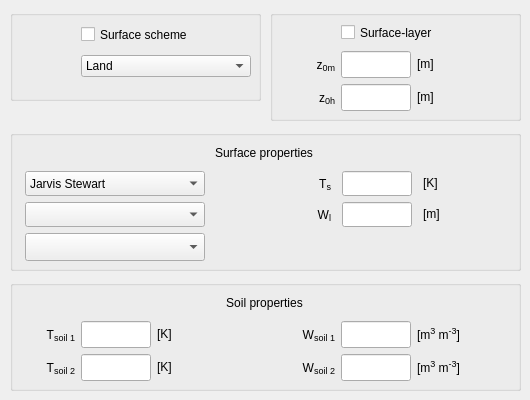
    <widget class="QWidget" name="surfaceTab">
     <attribute name="title">
      <string>Surface</string>
     </attribute>
     <widget class="QGroupBox" name="surface_heat_group">
      <property name="geometry">
       <rect>
        <x>10</x>
        <y>10</y>
        <width>251</width>
        <height>91</height>
       </rect>
      </property>
      <property name="title">
       <string/>
      </property>
      <widget class="QWidget" name="gridLayoutWidget_15">
       <property name="geometry">
        <rect>
         <x>10</x>
         <y>10</y>
         <width>231</width>
         <height>61</height>
        </rect>
       </property>
       <layout class="QGridLayout" name="surface_heat_grid" columnminimumwidth="10,90,0">
        <property name="sizeConstraint">
         <enum>QLayout::SetMinimumSize</enum>
        </property>
        <item row="0" column="1" colspan="2">
         <widget class="QCheckBox" name="sw_ls">
          <property name="minimumSize">
           <size>
            <width>0</width>
            <height>25</height>
           </size>
          </property>
          <property name="toolTip">
           <string>land surface switch</string>
          </property>
          <property name="text">
           <string>Surface scheme</string>
          </property>
         </widget>
        </item>
        <item row="1" column="1" colspan="2">
         <widget class="QComboBox" name="sw_sea">
          <item>
           <property name="text">
            <string>Land</string>
           </property>
          </item>
          <item>
           <property name="text">
            <string>Sea</string>
           </property>
          </item>
         </widget>
        </item>
        <item row="1" column="0">
         <widget class="QLabel" name="unitlabel_surface_Ts_3">
          <property name="sizePolicy">
           <sizepolicy hsizetype="Fixed" vsizetype="Preferred">
            <horstretch>0</horstretch>
            <verstretch>0</verstretch>
           </sizepolicy>
          </property>
          <property name="minimumSize">
           <size>
            <width>55</width>
            <height>0</height>
           </size>
          </property>
          <property name="maximumSize">
           <size>
            <width>55</width>
            <height>16777215</height>
           </size>
          </property>
          <property name="toolTip">
           <string/>
          </property>
          <property name="text">
           <string/>
          </property>
          <property name="alignment">
           <set>Qt::AlignLeading|Qt::AlignLeft|Qt::AlignVCenter</set>
          </property>
         </widget>
        </item>
       </layout>
      </widget>
     </widget>
     <widget class="QGroupBox" name="surface_properties_group">
      <property name="geometry">
       <rect>
        <x>10</x>
        <y>130</y>
        <width>511</width>
        <height>141</height>
       </rect>
      </property>
      <property name="title">
       <string/>
      </property>
      <widget class="QWidget" name="gridLayoutWidget_21">
       <property name="geometry">
        <rect>
         <x>10</x>
         <y>10</y>
         <width>491</width>
         <height>121</height>
        </rect>
       </property>
       <layout class="QGridLayout" name="surface_moisture_grid_2" columnminimumwidth="180,85,0,80">
        <property name="sizeConstraint">
         <enum>QLayout::SetMinimumSize</enum>
        </property>
        <item row="0" column="0" colspan="4">
         <widget class="QLabel" name="label_surface_variables_2">
          <property name="minimumSize">
           <size>
            <width>0</width>
            <height>25</height>
           </size>
          </property>
          <property name="maximumSize">
           <size>
            <width>16777215</width>
            <height>25</height>
           </size>
          </property>
          <property name="text">
           <string>Surface properties</string>
          </property>
          <property name="alignment">
           <set>Qt::AlignCenter</set>
          </property>
         </widget>
        </item>
        <item row="3" column="0">
         <widget class="QComboBox" name="input_soil_soiltypes">
          <property name="sizePolicy">
           <sizepolicy hsizetype="Fixed" vsizetype="Preferred">
            <horstretch>0</horstretch>
            <verstretch>0</verstretch>
           </sizepolicy>
          </property>
          <property name="minimumSize">
           <size>
            <width>180</width>
            <height>0</height>
           </size>
          </property>
         </widget>
        </item>
        <item row="2" column="0">
         <widget class="QComboBox" name="input_surface_surfacetypes">
          <property name="sizePolicy">
           <sizepolicy hsizetype="Fixed" vsizetype="Preferred">
            <horstretch>0</horstretch>
            <verstretch>0</verstretch>
           </sizepolicy>
          </property>
          <property name="minimumSize">
           <size>
            <width>180</width>
            <height>0</height>
           </size>
          </property>
         </widget>
        </item>
        <item row="1" column="0">
         <widget class="QComboBox" name="sw_jarvis">
          <property name="sizePolicy">
           <sizepolicy hsizetype="Fixed" vsizetype="Preferred">
            <horstretch>0</horstretch>
            <verstretch>0</verstretch>
           </sizepolicy>
          </property>
          <property name="minimumSize">
           <size>
            <width>180</width>
            <height>0</height>
           </size>
          </property>
          <property name="toolTip">
           <string>Surface resistance model</string>
          </property>
          <item>
           <property name="text">
            <string>Jarvis Stewart</string>
           </property>
          </item>
          <item>
           <property name="text">
            <string>A-Gs (plant phys.)</string>
           </property>
          </item>
         </widget>
        </item>
        <item row="1" column="1">
         <widget class="QLabel" name="label_surface_Ts">
          <property name="sizePolicy">
           <sizepolicy hsizetype="Fixed" vsizetype="Preferred">
            <horstretch>0</horstretch>
            <verstretch>0</verstretch>
           </sizepolicy>
          </property>
          <property name="minimumSize">
           <size>
            <width>115</width>
            <height>0</height>
           </size>
          </property>
          <property name="toolTip">
           <string/>
          </property>
          <property name="text">
           <string>&lt;html&gt;T&lt;span style=&quot; font-size:14px; vertical-align:sub;&quot;&gt;s&lt;/span&gt;&lt;/html&gt;</string>
          </property>
          <property name="alignment">
           <set>Qt::AlignRight|Qt::AlignTrailing|Qt::AlignVCenter</set>
          </property>
         </widget>
        </item>
        <item row="1" column="2">
         <widget class="QLineEdit" name="input_surface_Ts">
          <property name="sizePolicy">
           <sizepolicy hsizetype="Fixed" vsizetype="Expanding">
            <horstretch>0</horstretch>
            <verstretch>0</verstretch>
           </sizepolicy>
          </property>
          <property name="minimumSize">
           <size>
            <width>70</width>
            <height>0</height>
           </size>
          </property>
          <property name="maximumSize">
           <size>
            <width>70</width>
            <height>16777215</height>
           </size>
          </property>
          <property name="toolTip">
           <string>initial surface temperature</string>
          </property>
          <property name="alignment">
           <set>Qt::AlignRight|Qt::AlignTrailing|Qt::AlignVCenter</set>
          </property>
         </widget>
        </item>
        <item row="1" column="3">
         <widget class="QLabel" name="unitlabel_surface_Ts">
          <property name="toolTip">
           <string/>
          </property>
          <property name="text">
           <string>&lt;html&gt;[K]&lt;/html&gt;</string>
          </property>
          <property name="alignment">
           <set>Qt::AlignLeading|Qt::AlignLeft|Qt::AlignVCenter</set>
          </property>
         </widget>
        </item>
        <item row="2" column="1">
         <widget class="QLabel" name="label_surface_Wl">
          <property name="toolTip">
           <string/>
          </property>
          <property name="text">
           <string>&lt;html&gt;W&lt;span style=&quot; font-size:14px; vertical-align:sub;&quot;&gt;l&lt;/span&gt;&lt;/html&gt;</string>
          </property>
          <property name="alignment">
           <set>Qt::AlignRight|Qt::AlignTrailing|Qt::AlignVCenter</set>
          </property>
         </widget>
        </item>
        <item row="2" column="2">
         <widget class="QLineEdit" name="input_surface_Wl">
          <property name="sizePolicy">
           <sizepolicy hsizetype="Fixed" vsizetype="Expanding">
            <horstretch>0</horstretch>
            <verstretch>0</verstretch>
           </sizepolicy>
          </property>
          <property name="minimumSize">
           <size>
            <width>70</width>
            <height>0</height>
           </size>
          </property>
          <property name="maximumSize">
           <size>
            <width>70</width>
            <height>16777215</height>
           </size>
          </property>
          <property name="toolTip">
           <string>equivalent water layer depth for wet vegetation</string>
          </property>
          <property name="alignment">
           <set>Qt::AlignRight|Qt::AlignTrailing|Qt::AlignVCenter</set>
          </property>
         </widget>
        </item>
        <item row="2" column="3">
         <widget class="QLabel" name="unitlabel_surface_Wl">
          <property name="toolTip">
           <string/>
          </property>
          <property name="text">
           <string>&lt;html&gt;[m]&lt;/html&gt;</string>
          </property>
          <property name="alignment">
           <set>Qt::AlignLeading|Qt::AlignLeft|Qt::AlignVCenter</set>
          </property>
         </widget>
        </item>
        <item row="3" column="1">
         <widget class="QLabel" name="label_surface_Wl_2">
          <property name="minimumSize">
           <size>
            <width>0</width>
            <height>28</height>
           </size>
          </property>
          <property name="toolTip">
           <string/>
          </property>
          <property name="text">
           <string/>
          </property>
          <property name="alignment">
           <set>Qt::AlignRight|Qt::AlignTrailing|Qt::AlignVCenter</set>
          </property>
         </widget>
        </item>
       </layout>
      </widget>
     </widget>
     <widget class="QGroupBox" name="surfacelayer_group">
      <property name="geometry">
       <rect>
        <x>270</x>
        <y>10</y>
        <width>251</width>
        <height>111</height>
       </rect>
      </property>
      <property name="title">
       <string/>
      </property>
      <widget class="QWidget" name="gridLayoutWidget_12">
       <property name="geometry">
        <rect>
         <x>10</x>
         <y>10</y>
         <width>241</width>
         <height>91</height>
        </rect>
       </property>
       <layout class="QGridLayout" name="surfacelayer_grid" columnminimumwidth="50,0,80">
        <property name="sizeConstraint">
         <enum>QLayout::SetMinimumSize</enum>
        </property>
        <item row="1" column="2">
         <widget class="QLabel" name="unitlabel_surfacelayer_z0m">
          <property name="toolTip">
           <string/>
          </property>
          <property name="text">
           <string>&lt;html&gt;[m]&lt;/html&gt;</string>
          </property>
          <property name="alignment">
           <set>Qt::AlignLeading|Qt::AlignLeft|Qt::AlignVCenter</set>
          </property>
         </widget>
        </item>
        <item row="1" column="1">
         <widget class="QLineEdit" name="input_surfacelayer_z0m">
          <property name="sizePolicy">
           <sizepolicy hsizetype="Fixed" vsizetype="Expanding">
            <horstretch>0</horstretch>
            <verstretch>0</verstretch>
           </sizepolicy>
          </property>
          <property name="minimumSize">
           <size>
            <width>70</width>
            <height>0</height>
           </size>
          </property>
          <property name="maximumSize">
           <size>
            <width>70</width>
            <height>16777215</height>
           </size>
          </property>
          <property name="toolTip">
           <string>roughness length for momentum</string>
          </property>
          <property name="alignment">
           <set>Qt::AlignRight|Qt::AlignTrailing|Qt::AlignVCenter</set>
          </property>
         </widget>
        </item>
        <item row="1" column="0">
         <widget class="QLabel" name="label_surfacelayer_z0m">
          <property name="sizePolicy">
           <sizepolicy hsizetype="Fixed" vsizetype="Preferred">
            <horstretch>0</horstretch>
            <verstretch>0</verstretch>
           </sizepolicy>
          </property>
          <property name="minimumSize">
           <size>
            <width>55</width>
            <height>0</height>
           </size>
          </property>
          <property name="maximumSize">
           <size>
            <width>55</width>
            <height>16777215</height>
           </size>
          </property>
          <property name="toolTip">
           <string/>
          </property>
          <property name="text">
           <string>&lt;html&gt;z&lt;span style=&quot; font-size:14px; vertical-align:sub;&quot;&gt;0m&lt;/span&gt;&lt;/html&gt;</string>
          </property>
          <property name="alignment">
           <set>Qt::AlignRight|Qt::AlignTrailing|Qt::AlignVCenter</set>
          </property>
         </widget>
        </item>
        <item row="0" column="1" colspan="2">
         <widget class="QCheckBox" name="sw_sl">
          <property name="minimumSize">
           <size>
            <width>0</width>
            <height>25</height>
           </size>
          </property>
          <property name="toolTip">
           <string>surface-layer switch</string>
          </property>
          <property name="text">
           <string>Surface-layer</string>
          </property>
         </widget>
        </item>
        <item row="2" column="2">
         <widget class="QLabel" name="unitlabel_surfacelayer_z0h">
          <property name="toolTip">
           <string/>
          </property>
          <property name="text">
           <string>&lt;html&gt;[m]&lt;/html&gt;</string>
          </property>
          <property name="alignment">
           <set>Qt::AlignLeading|Qt::AlignLeft|Qt::AlignVCenter</set>
          </property>
         </widget>
        </item>
        <item row="2" column="1">
         <widget class="QLineEdit" name="input_surfacelayer_z0h">
          <property name="sizePolicy">
           <sizepolicy hsizetype="Fixed" vsizetype="Expanding">
            <horstretch>0</horstretch>
            <verstretch>0</verstretch>
           </sizepolicy>
          </property>
          <property name="minimumSize">
           <size>
            <width>70</width>
            <height>0</height>
           </size>
          </property>
          <property name="maximumSize">
           <size>
            <width>70</width>
            <height>16777215</height>
           </size>
          </property>
          <property name="toolTip">
           <string>roughness length for scalars</string>
          </property>
          <property name="alignment">
           <set>Qt::AlignRight|Qt::AlignTrailing|Qt::AlignVCenter</set>
          </property>
         </widget>
        </item>
        <item row="2" column="0">
         <widget class="QLabel" name="label_surfacelayer_z0h">
          <property name="sizePolicy">
           <sizepolicy hsizetype="Fixed" vsizetype="Preferred">
            <horstretch>0</horstretch>
            <verstretch>0</verstretch>
           </sizepolicy>
          </property>
          <property name="minimumSize">
           <size>
            <width>55</width>
            <height>0</height>
           </size>
          </property>
          <property name="maximumSize">
           <size>
            <width>55</width>
            <height>16777215</height>
           </size>
          </property>
          <property name="toolTip">
           <string/>
          </property>
          <property name="text">
           <string>&lt;html&gt;z&lt;span style=&quot; font-size:14px; vertical-align:sub;&quot;&gt;0h&lt;/span&gt;&lt;/html&gt;</string>
          </property>
          <property name="alignment">
           <set>Qt::AlignRight|Qt::AlignTrailing|Qt::AlignVCenter</set>
          </property>
         </widget>
        </item>
       </layout>
      </widget>
     </widget>
     <widget class="QGroupBox" name="soil_properties_group">
      <property name="geometry">
       <rect>
        <x>10</x>
        <y>280</y>
        <width>511</width>
        <height>111</height>
       </rect>
      </property>
      <property name="title">
       <string/>
      </property>
      <widget class="QWidget" name="gridLayoutWidget_9">
       <property name="geometry">
        <rect>
         <x>10</x>
         <y>10</y>
         <width>231</width>
         <height>91</height>
        </rect>
       </property>
       <layout class="QGridLayout" name="soil_heat_grid" columnminimumwidth="50,0,60">
        <property name="sizeConstraint">
         <enum>QLayout::SetMinimumSize</enum>
        </property>
        <item row="1" column="0">
         <widget class="QLabel" name="label_soil_Tsoil">
          <property name="sizePolicy">
           <sizepolicy hsizetype="Fixed" vsizetype="Preferred">
            <horstretch>0</horstretch>
            <verstretch>0</verstretch>
           </sizepolicy>
          </property>
          <property name="minimumSize">
           <size>
            <width>55</width>
            <height>0</height>
           </size>
          </property>
          <property name="maximumSize">
           <size>
            <width>55</width>
            <height>16777215</height>
           </size>
          </property>
          <property name="toolTip">
           <string/>
          </property>
          <property name="text">
           <string>&lt;html&gt;T&lt;span style=&quot; font-size:14px; vertical-align:sub;&quot;&gt;soil 1&lt;/span&gt;&lt;/html&gt;</string>
          </property>
          <property name="alignment">
           <set>Qt::AlignRight|Qt::AlignTrailing|Qt::AlignVCenter</set>
          </property>
         </widget>
        </item>
        <item row="1" column="1">
         <widget class="QLineEdit" name="input_soil_Tsoil">
          <property name="sizePolicy">
           <sizepolicy hsizetype="Fixed" vsizetype="Expanding">
            <horstretch>0</horstretch>
            <verstretch>0</verstretch>
           </sizepolicy>
          </property>
          <property name="minimumSize">
           <size>
            <width>70</width>
            <height>0</height>
           </size>
          </property>
          <property name="maximumSize">
           <size>
            <width>70</width>
            <height>16777215</height>
           </size>
          </property>
          <property name="toolTip">
           <string>temperature top soil layer</string>
          </property>
          <property name="alignment">
           <set>Qt::AlignRight|Qt::AlignTrailing|Qt::AlignVCenter</set>
          </property>
         </widget>
        </item>
        <item row="2" column="0">
         <widget class="QLabel" name="label_soil_T2">
          <property name="sizePolicy">
           <sizepolicy hsizetype="Fixed" vsizetype="Preferred">
            <horstretch>0</horstretch>
            <verstretch>0</verstretch>
           </sizepolicy>
          </property>
          <property name="minimumSize">
           <size>
            <width>55</width>
            <height>0</height>
           </size>
          </property>
          <property name="maximumSize">
           <size>
            <width>55</width>
            <height>16777215</height>
           </size>
          </property>
          <property name="toolTip">
           <string/>
          </property>
          <property name="text">
           <string>&lt;html&gt;T&lt;span style=&quot; font-size:14px; vertical-align:sub;&quot;&gt;soil 2&lt;/span&gt;&lt;/html&gt;</string>
          </property>
          <property name="alignment">
           <set>Qt::AlignRight|Qt::AlignTrailing|Qt::AlignVCenter</set>
          </property>
         </widget>
        </item>
        <item row="2" column="1">
         <widget class="QLineEdit" name="input_soil_T2">
          <property name="sizePolicy">
           <sizepolicy hsizetype="Fixed" vsizetype="Expanding">
            <horstretch>0</horstretch>
            <verstretch>0</verstretch>
           </sizepolicy>
          </property>
          <property name="minimumSize">
           <size>
            <width>70</width>
            <height>0</height>
           </size>
          </property>
          <property name="maximumSize">
           <size>
            <width>70</width>
            <height>16777215</height>
           </size>
          </property>
          <property name="toolTip">
           <string>temperature deeper soil layer</string>
          </property>
          <property name="alignment">
           <set>Qt::AlignRight|Qt::AlignTrailing|Qt::AlignVCenter</set>
          </property>
         </widget>
        </item>
        <item row="1" column="2">
         <widget class="QLabel" name="unitlabel_soil_Tsoil">
          <property name="toolTip">
           <string/>
          </property>
          <property name="text">
           <string>&lt;html&gt;[K]&lt;/html&gt;</string>
          </property>
          <property name="alignment">
           <set>Qt::AlignLeading|Qt::AlignLeft|Qt::AlignVCenter</set>
          </property>
         </widget>
        </item>
        <item row="2" column="2">
         <widget class="QLabel" name="unitlabel_soil_T2">
          <property name="toolTip">
           <string/>
          </property>
          <property name="text">
           <string>&lt;html&gt;[K]&lt;/html&gt;</string>
          </property>
          <property name="alignment">
           <set>Qt::AlignLeading|Qt::AlignLeft|Qt::AlignVCenter</set>
          </property>
         </widget>
        </item>
        <item row="0" column="0" colspan="3">
         <widget class="QLabel" name="label_soil_heat">
          <property name="minimumSize">
           <size>
            <width>0</width>
            <height>25</height>
           </size>
          </property>
          <property name="maximumSize">
           <size>
            <width>16777215</width>
            <height>25</height>
           </size>
          </property>
          <property name="text">
           <string/>
          </property>
          <property name="alignment">
           <set>Qt::AlignCenter</set>
          </property>
         </widget>
        </item>
       </layout>
      </widget>
      <widget class="QWidget" name="gridLayoutWidget_10">
       <property name="geometry">
        <rect>
         <x>270</x>
         <y>10</y>
         <width>241</width>
         <height>91</height>
        </rect>
       </property>
       <layout class="QGridLayout" name="soil_moisture_grid" columnminimumwidth="50,0,80">
        <property name="sizeConstraint">
         <enum>QLayout::SetMinimumSize</enum>
        </property>
        <item row="1" column="0">
         <widget class="QLabel" name="label_soil_Wg">
          <property name="sizePolicy">
           <sizepolicy hsizetype="Fixed" vsizetype="Preferred">
            <horstretch>0</horstretch>
            <verstretch>0</verstretch>
           </sizepolicy>
          </property>
          <property name="minimumSize">
           <size>
            <width>55</width>
            <height>0</height>
           </size>
          </property>
          <property name="maximumSize">
           <size>
            <width>55</width>
            <height>16777215</height>
           </size>
          </property>
          <property name="toolTip">
           <string/>
          </property>
          <property name="text">
           <string>&lt;html&gt;W&lt;span style=&quot; font-size:14px; vertical-align:sub;&quot;&gt;soil 1&lt;/span&gt;&lt;/html&gt;</string>
          </property>
          <property name="alignment">
           <set>Qt::AlignRight|Qt::AlignTrailing|Qt::AlignVCenter</set>
          </property>
         </widget>
        </item>
        <item row="1" column="1">
         <widget class="QLineEdit" name="input_soil_Wg">
          <property name="sizePolicy">
           <sizepolicy hsizetype="Fixed" vsizetype="Expanding">
            <horstretch>0</horstretch>
            <verstretch>0</verstretch>
           </sizepolicy>
          </property>
          <property name="minimumSize">
           <size>
            <width>70</width>
            <height>0</height>
           </size>
          </property>
          <property name="maximumSize">
           <size>
            <width>70</width>
            <height>16777215</height>
           </size>
          </property>
          <property name="toolTip">
           <string>volumetric water content top soil layer</string>
          </property>
          <property name="alignment">
           <set>Qt::AlignRight|Qt::AlignTrailing|Qt::AlignVCenter</set>
          </property>
         </widget>
        </item>
        <item row="2" column="0">
         <widget class="QLabel" name="label_soil_W2">
          <property name="sizePolicy">
           <sizepolicy hsizetype="Fixed" vsizetype="Preferred">
            <horstretch>0</horstretch>
            <verstretch>0</verstretch>
           </sizepolicy>
          </property>
          <property name="minimumSize">
           <size>
            <width>55</width>
            <height>0</height>
           </size>
          </property>
          <property name="maximumSize">
           <size>
            <width>55</width>
            <height>16777215</height>
           </size>
          </property>
          <property name="toolTip">
           <string/>
          </property>
          <property name="text">
           <string>&lt;html&gt;W&lt;span style=&quot; font-size:14px; vertical-align:sub;&quot;&gt;soil 2&lt;/span&gt;&lt;/html&gt;</string>
          </property>
          <property name="alignment">
           <set>Qt::AlignRight|Qt::AlignTrailing|Qt::AlignVCenter</set>
          </property>
         </widget>
        </item>
        <item row="2" column="1">
         <widget class="QLineEdit" name="input_soil_W2">
          <property name="sizePolicy">
           <sizepolicy hsizetype="Fixed" vsizetype="Expanding">
            <horstretch>0</horstretch>
            <verstretch>0</verstretch>
           </sizepolicy>
          </property>
          <property name="minimumSize">
           <size>
            <width>70</width>
            <height>0</height>
           </size>
          </property>
          <property name="maximumSize">
           <size>
            <width>70</width>
            <height>16777215</height>
           </size>
          </property>
          <property name="toolTip">
           <string>volumetric water content deeper soil layer</string>
          </property>
          <property name="alignment">
           <set>Qt::AlignRight|Qt::AlignTrailing|Qt::AlignVCenter</set>
          </property>
         </widget>
        </item>
        <item row="1" column="2">
         <widget class="QLabel" name="unitlabel_soil_Wg">
          <property name="toolTip">
           <string/>
          </property>
          <property name="text">
           <string>&lt;html&gt;[m&lt;span style=&quot;font-size: 14px; vertical-align:super;&quot;&gt;3&lt;/span&gt; m&lt;span style=&quot;font-size: 14px; vertical-align:super;&quot;&gt;-3&lt;/span&gt;]&lt;/html&gt;</string>
          </property>
          <property name="alignment">
           <set>Qt::AlignLeading|Qt::AlignLeft|Qt::AlignVCenter</set>
          </property>
         </widget>
        </item>
        <item row="2" column="2">
         <widget class="QLabel" name="unitlabel_soil_W2">
          <property name="toolTip">
           <string/>
          </property>
          <property name="text">
           <string>&lt;html&gt;[m&lt;span style=&quot;font-size: 14px; vertical-align:super;&quot;&gt;3&lt;/span&gt; m&lt;span style=&quot;font-size: 14px; vertical-align:super;&quot;&gt;-3&lt;/span&gt;]&lt;/html&gt;</string>
          </property>
          <property name="alignment">
           <set>Qt::AlignLeading|Qt::AlignLeft|Qt::AlignVCenter</set>
          </property>
         </widget>
        </item>
        <item row="0" column="0" colspan="3">
         <widget class="QLabel" name="label_soil_moisture">
          <property name="minimumSize">
           <size>
            <width>0</width>
            <height>25</height>
           </size>
          </property>
          <property name="maximumSize">
           <size>
            <width>16777215</width>
            <height>25</height>
           </size>
          </property>
          <property name="baseSize">
           <size>
            <width>0</width>
            <height>25</height>
           </size>
          </property>
          <property name="text">
           <string/>
          </property>
          <property name="alignment">
           <set>Qt::AlignCenter</set>
          </property>
         </widget>
        </item>
       </layout>
      </widget>
      <widget class="QLabel" name="label_soil_heat_2">
       <property name="geometry">
        <rect>
         <x>160</x>
         <y>10</y>
         <width>189</width>
         <height>25</height>
        </rect>
       </property>
       <property name="minimumSize">
        <size>
         <width>0</width>
         <height>25</height>
        </size>
       </property>
       <property name="maximumSize">
        <size>
         <width>16777215</width>
         <height>25</height>
        </size>
       </property>
       <property name="text">
        <string>Soil properties</string>
       </property>
       <property name="alignment">
        <set>Qt::AlignCenter</set>
       </property>
      </widget>
     </widget>
    </widget>
